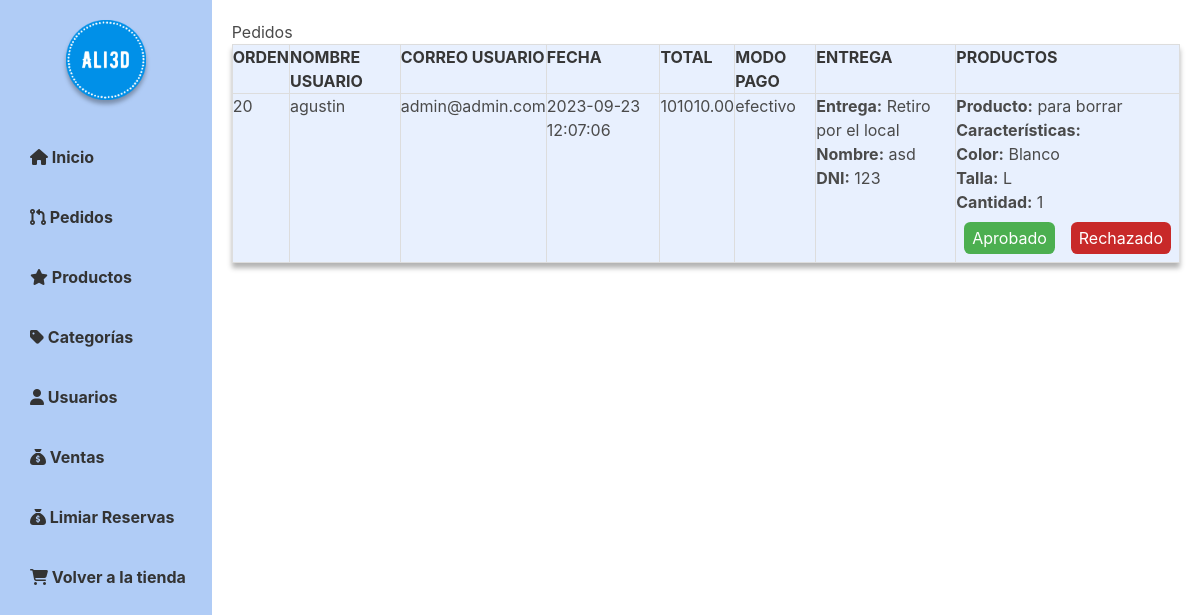
/admin/pedidos_admin.php (signed in), run on an earlier commit of the app's database.
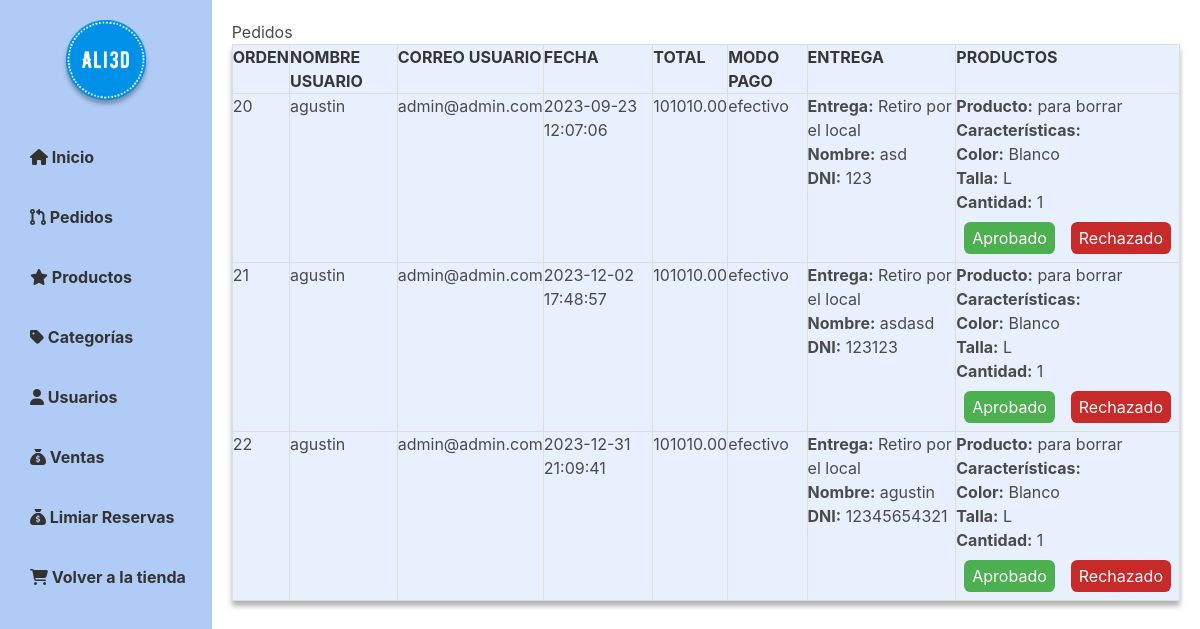
And on a later commit of the database.
### tables this page shows
CREATE TABLE `pedidos` (
  `id_pedido` int(11) NOT NULL,
  `id_usuario` int(11) DEFAULT NULL,
  `nombre_usuario` varchar(30) DEFAULT NULL,
  `correo_usuario` varchar(30) DEFAULT NULL,
  `celular` varchar(30) NOT NULL,
  `fecha_pedido` datetime DEFAULT NULL,
  `total` decimal(10,2) DEFAULT NULL,
  `entrega` text DEFAULT NULL,
  `metodo_pago` varchar(30) NOT NULL,
  `productos` text DEFAULT NULL
);

### admin/pedidos_admin.php (the view, shortened to what this page needs)
<?php
    include_once "../app/bd.php";
        $sql = "SELECT * FROM pedidos";
        $result = $conexion->query($sql);
?>
<!DOCTYPE html>
<html>
<head>
    <link rel="stylesheet" href="../estilos/estilo_admin.css">
    <link rel="stylesheet" href="https://cdnjs.cloudflare.com/ajax/libs/bulma/0.7.2/css/bulma.min.css">
</head>
<body>
    <div id="wrapper">
        <?php
            include('navbar_admin.php')
        ?>
        <div id="main">
            <h2>Pedidos</h2>
            <?php
                if ($result->num_rows > 0) {
                    echo "<table><tr><th>ORDEN</th><th>NOMBRE USUARIO</th><th>CORREO USUARIO</th><th>FECHA</th><th>TOTAL</th><th>MODO PAGO</th><th>ENTREGA</th><th>PRODUCTOS</th></tr>";
                    while ($row = $result->fetch_assoc()) {
                        $entregaJson = $row["entrega"];
                        $entregaData = json_decode($entregaJson, true);
                        $productosJson = $row["productos"];
                        $productosData = json_decode($productosJson, true);
                        echo "<tr><td>" . $row["id_pedido"] . "</td><td>" . $row["nombre_usuario"] . "</td><td>" . $row["correo_usuario"] . "</td><td>" . $row["fecha_pedido"] . "</td><td>" . $row["total"] . "</td><td>" . $row["metodo_pago"] . "</td><td>";
                        foreach ($entregaData as $key => $value) {
                            echo "<b>$key:</b> $value<br>";
                        }
                        echo "</td><td>";
                        foreach ($productosData as $producto) {
                            echo "<b>Producto:</b> " . $producto["producto"] . "<br>";
                            echo "<b>Características:</b><br>";
                            foreach ($producto["caracteristicas"] as $caracteristica => $valor) {
                                echo "<b>$caracteristica:</b> $valor<br>";
                            }
                            echo "<b>Cantidad:</b> " . $producto["cantidad"] . "<br>";
                        }
                        echo '<button class="aprobado-btn" onclick="marcarPedido(' . $row["id_pedido"] . ', \'Aprobado\')">Aprobado</button>';
                        echo '<button class="rechazado-btn" onclick="marcarPedido(' . $row["id_pedido"] . ', \'Rechazado\')">Rechazado</button>';
                        echo "<br>";
                        echo "</td></tr>";
                    }
                    echo "</table>";
                } else {
                    echo "<p>No se encontraron ventas.</p>";
                }
                ?>
        </div>
    </div>
</body>
</html>

### admin/navbar_admin.php (shortened to what this page needs)
<div class="sidebar" id="menu">
    <div class="logo"><img src="../img/logos/ali3d.png" alt="ALI3D"></div>
    <div>
        <a href="admin_panel.php"><i class="fa-solid fa-house"></i> Inicio</a>
        <a href="pedidos_admin.php"><i class="fa-solid fa-code-pull-request"></i> Pedidos</a>
        <a href="productos_admin.php"><i class="fa-solid fa-star"></i> Productos</a>
        <a href="categorias_admin.php"><i class="fa-solid fa-tag"></i> Categorías</a>
        <a href="usuarios_admin.php"><i class="fa-solid fa-user"></i> Usuarios</a>
        <a href="ventas_admin.php"><i class="fa-solid fa-sack-dollar"></i> Ventas</a>
        <a href="limpiar_reservas.php"><i class="fa-solid fa-sack-dollar"></i> Limiar Reservas</a>
    </div>
        <a href="../app/tienda.php"><i class="fa-solid fa-cart-shopping"></i> Volver a la tienda</a>
</div>

### estilos/estilo_admin.css (style rules this page uses)
:root { --azul_1: #0090E8; --azul_2: #69A7EE; --azul_3: #B0CCF6; --azul_4: #ECF2FD; --negro1: #000000; --negro: #2F2F2F; --blanco: #FFFFFF; }
body { background-color: var(--blanco); background-repeat: repeat; font-family: Arial, sans-serif; margin: 0; padding: 0; }
#wrapper { display: flex; height: max-content; }
.sidebar { background-color: var(--azul_3); padding: 20px; width: 250px; height: 150vh; transition: all 0.3s ease-in-out; }
.sidebar a { display: block; height: 50px; margin-bottom: 10px; text-decoration: none; color: #333333; font-weight: bold; line-height: 50px; transition: all 0.3s ease-in-out; padding-left: 10px; }
.logo { width: 100%; height: 5rem; display: flex; justify-content: center; align-items: center; margin-bottom: 2rem; }
.logo img { width: 5rem; height: 100%; filter: drop-shadow(0px 4px 2px rgba(0, 0, 0, 0.3)); }
#main { padding: 20px; width: 100%; height: max-content; }
table { border-collapse: collapse; width: 100%; background-color: #e8f0fe; box-shadow: 0px 5px 5px rgba(0, 0, 0, 0.3); overflow-x: auto; }
th, td { border: 1px solid #ddd; padding: 8px; text-align: left; }
th { background-color: #e8f0fe; }
td:last-child { white-space: nowrap; }
.aprobado-btn { width: auto; height: auto; background-color: #4caf50; color: #fff; padding: 0.5rem; border: none; border-radius: 0.4rem; font-size: 1rem; line-height: 1rem; cursor: pointer; margin: 0.5rem; }
.rechazado-btn { width: auto; height: auto; background-color: #c82929; color: #fff; padding: 0.5rem; border: none; border-radius: 0.4rem; font-size: 1rem; line-height: 1rem; cursor: pointer; margin: 0.5rem; }

What changed in the data, as far as the page shows it:
added pedidos: id_pedido "21", nombre_usuario "agustin", correo_usuario "admin@admin.com", fecha_pedido "2023-12-02 17:48:57", total "101010.00", metodo_pago "efectivo", key "Entrega", entrega "Retiro por el local", key "Nombre", entrega "asdasd", key "DNI", entrega "123123", producto "para borrar", caracteristica "Color", valor "Blanco", caracteristica "Talla", valor "L", cantidad "1"
added pedidos: id_pedido "22", nombre_usuario "agustin", correo_usuario "admin@admin.com", fecha_pedido "2023-12-31 21:09:41", total "101010.00", metodo_pago "efectivo", key "Entrega", value "Retiro por el local", key "Nombre", key "DNI", celular "12345654321", producto "para borrar", caracteristica "Color", valor "Blanco", caracteristica "Talla", valor "L", cantidad "1"
